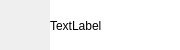
<?xml version="1.0" encoding="UTF-8"?>
<ui version="4.0">
 <class>Form</class>
 <widget class="QWidget" name="Form">
  <property name="geometry">
   <rect>
    <x>0</x>
    <y>0</y>
    <width>180</width>
    <height>50</height>
   </rect>
  </property>
  <property name="windowTitle">
   <string>Form</string>
  </property>
  <property name="styleSheet">
   <string notr="true">background:url(:/images/floatwindow-normal.png) no-repeat left top;</string>
  </property>
  <widget class="QLabel" name="label">
   <property name="geometry">
    <rect>
     <x>50</x>
     <y>0</y>
     <width>131</width>
     <height>51</height>
    </rect>
   </property>
   <property name="styleSheet">
    <string notr="true">background-color:rgb(255,255,255);background-image:none;</string>
   </property>
   <property name="text">
    <string>TextLabel</string>
   </property>
  </widget>
 </widget>
 <resources/>
 <connections/>
</ui>
